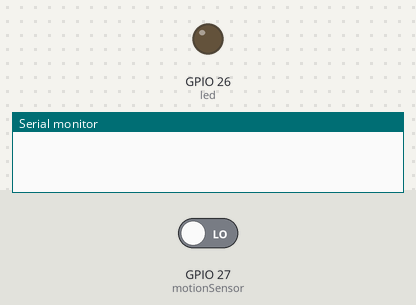
The sketch below on a simulated ESP32. On the bench: output pins drawn as LEDs (lit = HIGH), the last lines printed to the serial monitor. The test bench sets the inputs (shaded band); at power-on: GPIO 27 (motionSensor) LOW.

Above: at 1.2 s.
1.3 s: GPIO 27 (motionSensor) driven HIGH
At 1.9 s:
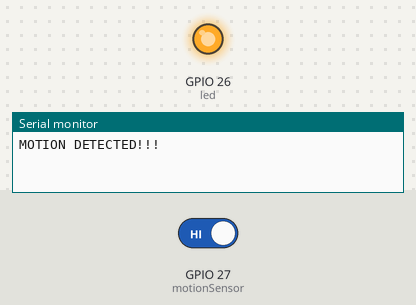
Timing chart, 0 to 12.8 s (numbered marks = the images above; inputs shaded):
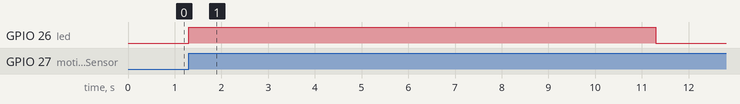

The sketch:

motion_ledblink_esp32_.ino
```cpp
#define timeSeconds 10

const int led = 26;
const int motionSensor = 27;

long now = millis();
long lastTrigger = 0;
boolean startTimer = false;
boolean motion = false;

void IRAM_ATTR detectsMovement() {
  digitalWrite(led, HIGH);
  startTimer = true;
  lastTrigger = millis();
}

void setup() {
  Serial.begin(115200);
  pinMode(motionSensor, INPUT_PULLUP);
  attachInterrupt(digitalPinToInterrupt(motionSensor), detectsMovement, RISING);

  pinMode(led, OUTPUT);
  digitalWrite(led, LOW);
}

void loop() {
  now = millis();
  if((digitalRead(led) == HIGH) && (motion == false)) {
    Serial.println("MOTION DETECTED!!!");
    motion = true;
  }
  if(startTimer && (now - lastTrigger > (timeSeconds*1000))) {
    Serial.println("Motion stopped...");
    digitalWrite(led, LOW);
    startTimer = false;
    motion = false;
  }
}
```

Measured:
- after the input at 1.3 s, GPIO 26 (led): LOW → HIGH at once, → LOW 10.0 s later
